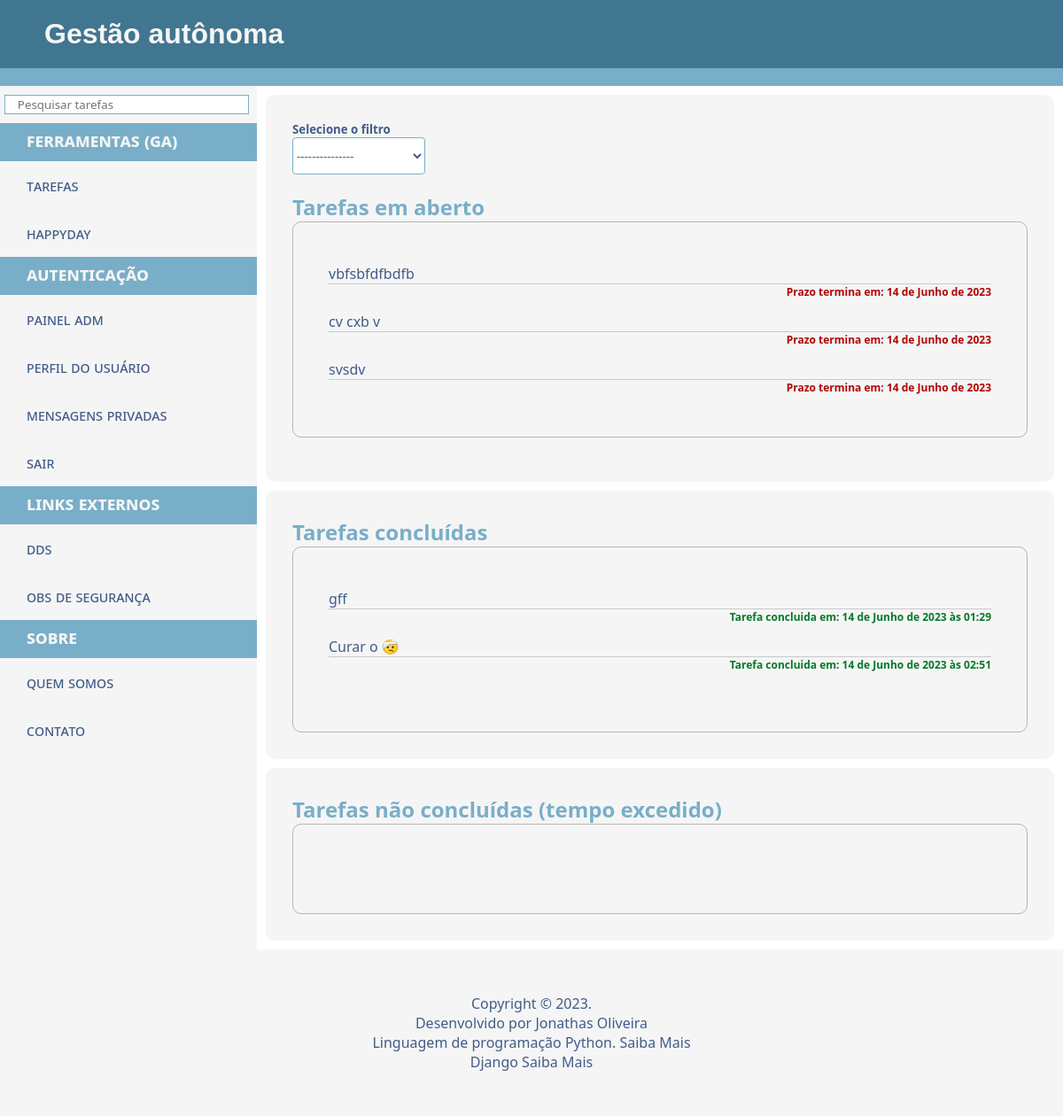
The page /list/ (signed in) on the database as committed earlier.
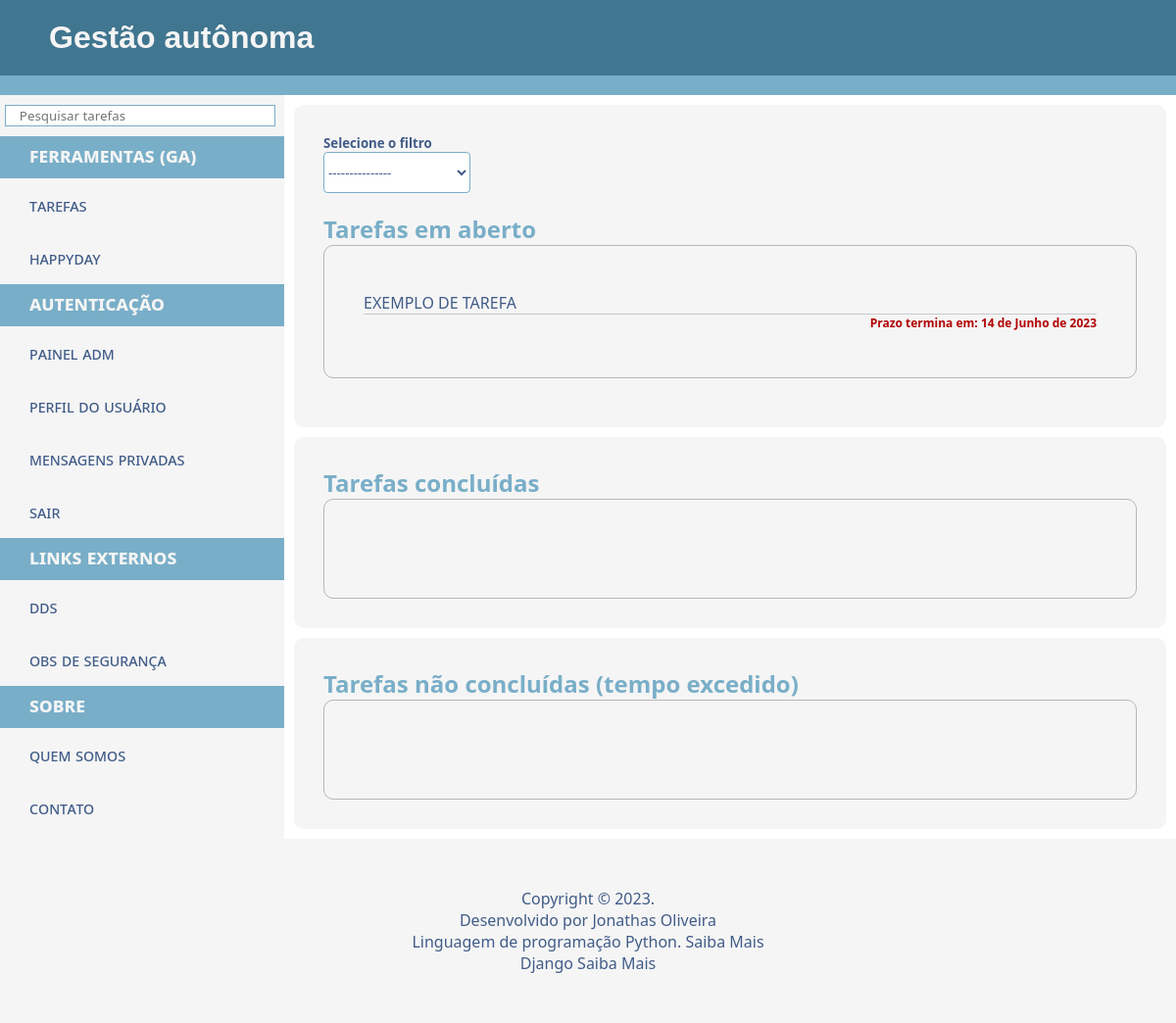
The same page on the database as committed later.
### tasks/models.py (models this page shows, shortened)
class Task(models.Model):
    STATUS = (('doing','Aberto'),('done' ,'Concluido'),('fail', 'Falha'))
    letra = (('all','Todas'),('a','A1'),('b','B2'),('c', 'C3'),('d', 'D4'),('e', 'E5'))
    title = models.CharField(max_length=100)
    description = CKEditor5Field('Texto', config_name='extends')
    Escala = models.CharField(max_length=10, choices=letra, default='all')
    done = models.CharField(max_length=7, choices=STATUS, default='doing')
    EndTime = models.DateField(blank=True, null=True)
    feedback = CKEditor5Field('Texto', config_name='extends', blank=True, null=True)
    created_task = models.DateTimeField(auto_now_add=True)
    updated_task = models.DateTimeField(auto_now=True)

### tasks/views.py (the view)
# urls.py: path('list/', views.taskList, name='task-list'),
@login_required
def taskList(request):
    search = request.GET.get('search')
    filter = request.GET.get('filter')
    if search:
        tasks_search = Task.objects.filter(title__icontains=search)
        return render(request, 'search.html', {'tasks_search': tasks_search, 'search_query': search})
    elif filter == 'all':
        tasks_search = Task.objects.all()
    elif filter:
        tasks_search = Task.objects.filter(Escala=filter)
        return render(request, 'list.html', {'tasks_search': tasks_search, 'search_query': filter})
    now = datetime.now()
    open_tasks_list = Task.objects.filter(EndTime__gte=now, done='doing').order_by('-created_task')
    closed_tasks_list = Task.objects.filter(done='done').order_by('-created_task')
    fail_tasks_list = Task.objects.filter(EndTime__lt=now, done='fail').order_by('-created_task')
    open_paginator = Paginator(open_tasks_list, 4)
    closed_paginator = Paginator(closed_tasks_list, 4)
    fail_paginator = Paginator(fail_tasks_list, 4)
    open_page = request.GET.get('open_page')
    closed_page = request.GET.get('closed_page')
    fail_page = request.GET.get('fail_page')
    open_tasks = open_paginator.get_page(open_page)
    closed_tasks = closed_paginator.get_page(closed_page)
    fail_tasks = fail_paginator.get_page(fail_page)
    return render(request, 'list.html', {'open_tasks': open_tasks, 'closed_tasks': closed_tasks, 'fail_tasks': fail_tasks})

### main/context_global.py (called while the page is built)
def pic_global(request):
    profile = None
    if request.user.is_authenticated:
        if UserProfile.objects.filter(user=request.user).exists():
            profile = UserProfile.objects.get(user=request.user)
    return {'profile': profile}

### tasks/templates/list.html (shortened to what this page needs)
{% extends 'base.html' %}
{% block main %}
<article>
    <div class="asideBox">
        <h5>Selecione o filtro</h5>
        <select name="filter" id="filter">
        <option value="">---------------</option>
        </select>
        <h1>Tarefas em aberto</h1>
        <div class="box-out">
            {% for task in open_tasks %}
                <li class="listtasks">
                    <p><a href="/{{ task.id }}">{{ task.title }}</a></p>
                    <h6 class="dateEnd">Prazo termina em: {{ task.EndTime }}</h6>
                </li>
            {% endfor %}
        </div>
    </div>
</article>
<article>
    <h1>Tarefas concluídas</h1>
    <div class="box-out">
        {% for task in closed_tasks %}
            <li class="listtasks">
                <p><a href="/{{ task.id }}">{{ task.title }}</a></p>
                <h6 class="date">Tarefa concluida em: {{ task.updated_task }}</h6>
            </li>
        {% endfor %}
    </div>
</article>
<article>
    <h1>Tarefas não concluídas (tempo excedido)</h1>
    <div class="box-out">
    </div>
</article>
{% endblock %}

### main/templates/base.html (shortened to what this page needs)
{% load static %}
<!DOCTYPE html>
<html lang="pt-br">
<head>
    <link rel="stylesheet" href="{% static 'css/style.css' %}">
</head>
<body>
    <div class="container">
        <header>
            <h1>Gestão autônoma</h1>
        </header>
        <nav>
        </nav>
        <div class="content">
            <aside>
                <ul>
                    <form action="{% url 'task-list' %}" class="nav-form-right" id="search-form" method="GET">
                        <input type="search" placeholder="    Pesquisar tarefas" id="search" name="search"
                            value="{{ request.GET.search }}">
                    </form>
                    <p>Ferramentas (GA)</p>
                    <a href="/">Tarefas</a>
                    <a href="{% url 'happy_day' %}">HappyDay</a>
                    <p>Autenticação</p>
                    {% if user.is_superuser %}
                    <a href="/admin/" target="_blank">Painel ADM</a>
                    {% endif %}
                    {% if user.is_authenticated %}
                    <a href="{% url 'profile_user' %}">Perfil do Usuário</a>
                    <a href="{% url 'msg_private' %}">Mensagens Privadas</a>
                    <a href="{% url 'logout_user' %}">Sair</a>
                    {% else %}
                    <a href="{% url 'login_user' %}">Login</a>
                    <a href="{% url 'register_user' %}">Cadastro</a>
                    {% endif %}
                    <p>Links externos</p>
                    <a href="#">DDS</a>
                    <a href="#">Obs de segurança</a>
                    <p>Sobre</p>
                    <a href="#">Quem somos</a>
                    <a href="#">Contato</a>
                </ul>
            </aside>
            <main>
                {% block main %}{% endblock %}
            </main>
        </div>
        <footer>
            <p>Copyright &copy; 2023.</p>
            <p>Desenvolvido por Jonathas Oliveira</p>
            <p>Linguagem de programação Python. <a href="https://docs.python.org/3/" target="_blank"
                    rel="noopener noreferrer">Saiba Mais</a> </p>
            <p>Django <a href="https://www.djangoproject.com/community/" target="_blank"
                    rel="noopener noreferrer">Saiba Mais</a></p>
        </footer>
    </div>
</body>
</html>

### main/templates/static/css/style.css (style rules this page uses)
* { font-family: 'Segoe UI', Tahoma, Geneva, Verdana, sans-serif; padding: 0; margin: 0; color: #415C88; }
h1 { color: #79AEC8; }
body { display: flex; flex-direction: column; min-height: 100vh; background-color: white; }
.container { display: flex; flex-direction: column; flex: 1; }
.content { display: flex; }
header { flex-shrink: 0; width: 100%; height: auto; background-color: #417690; }
header > h1 { font-family: 'Gill Sans', 'Gill Sans MT', Calibri, 'Trebuchet MS', sans-serif, Helvetica, sans-serif; color: whitesmoke; padding: 20px 50px; }
nav { flex-shrink: 0; width: 100%; height: 20px; background-color: #79AEC8; }
aside { flex-basis: auto; padding: 0px; background-color: whitesmoke; transition: transform 0.3s ease; }
ul { background-color: whitesmoke; text-align: left; }
ul > p { width: 250px; padding: 5px 10px 10px 30px; background-color: #79AEC8; color: whitesmoke; font-variant-caps: all-petite-caps; font-weight: 600; font-size: 1.3em; }
ul > a { display: block; width: 70%; text-decoration: none; padding: 15px 20px 15px 30px; border-radius: 0px 40px 40px 0px; transition: background-color 0.3s ease; font-variant-caps: all-petite-caps; font-weight: 500; font-size: 1.1em; }
main { flex-basis: 100%; }
article { background-color: whitesmoke; border-radius: 10px; margin: 10px; padding: 30px; }
.box-out { display: flex; flex-direction: column; align-items: center; padding: 40px; border: 1px solid rgba(0, 0, 0, 0.253); border-radius: 10px; }
.dateEnd { text-align: right; color: #b10404; font-size: 12px; }
input, select { width: 100%; padding: 10px 0px; background-color: white; border: 1px solid #79AEC8; border-radius: 4px; margin-bottom: 20px; box-sizing: border-box; }
select { width: 150px; }
input[type="search"] { width: 95%; height: 20px; margin: 10px 5px; border-radius: 0px; box-sizing: border-box; }
.listtasks { display: block; width: 100%; margin: 5px 0px; padding: 2px 25px; }
.listtasks p { white-space: normal; word-break: break-word; font-size: 1em; text-align: left; border-bottom: 1px solid rgba(0, 0, 0, 0.178); }
p a { text-decoration: none; }
footer { flex-shrink: 0; text-align: center; background-color: whitesmoke; padding: 50px 0; }

Rows that differ between the two databases and show on the page:
removed Task: title "vbfsbfdfbdfb", EndTime "14 de Junho de 2023", shown under "Tarefas em aberto"
removed Task: title "cv cxb v", EndTime "14 de Junho de 2023", shown under "Tarefas em aberto"
removed Task: title "svsdv", EndTime "14 de Junho de 2023", shown under "Tarefas em aberto"
removed Task: title "gff", updated_task "14 de Junho de 2023 às 01:29", shown under "Tarefas concluídas"
removed Task: title "Curar o 🤕", updated_task "14 de Junho de 2023 às 02:51", shown under "Tarefas concluídas"
added Task: title "EXEMPLO DE TAREFA", EndTime "14 de Junho de 2023", shown under "Tarefas em aberto"
